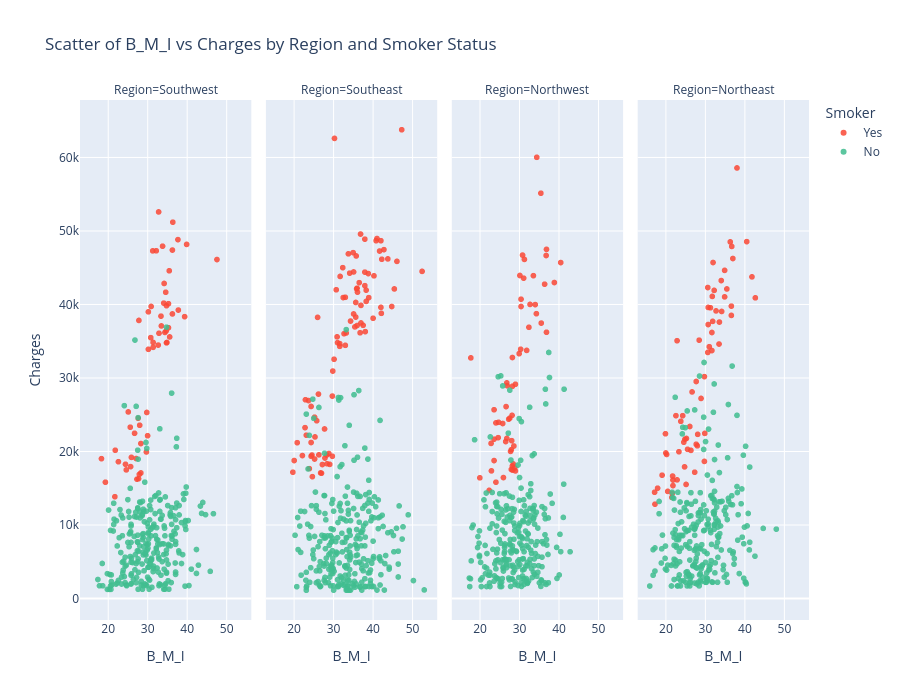

Write notebook code for a chart like this one.
### Markdown cell above
** 2.7 Create a scatter chart for each of the regions to show how the charges are distributed**

### Code cell
fig = px.scatter(
    insurance, x="B_M_I", y="Charges", 
    color="Smoker", facet_col="Region",
    height=700, opacity=0.85,
    color_discrete_map={"Yes": "#FA4835", "No": "#40BD8F"},
    title='Scatter of B_M_I vs Charges by Region and Smoker Status'
)

# Save figure as an image and show
#fig.write_image('../charts/scatter_bmi_charges_by_region.png')
fig.show()

### Figure 1 — Plotly figure (JSON) as saved in the notebook; plotly's stock layout.template omitted (floating-point values rounded to 4 significant figures; data arrays with more than 128 entries replaced by an {"elided": "..."} marker saying what was removed)
{"data": [{"hovertemplate": "Smoker=Yes<br>Region=Southwest<br>B_M_I=%{x}<br>Charges=%{y}<extra></extra>", "legendgroup": "Yes", "marker": {"color": "#FA4835", "opacity": 0.85, "symbol": "circle"}, "mode": "markers", "name": "Yes", "showlegend": true, "type": "scattergl", "x": [27.9, 35.3, 36.3, 35.6, 36.4, 39.9, 28.0, 34.8, 31.3, 19.3, 28.3, 37.7, 34.8, 32.2, 34.2, 27.7, 31.4, 30.8, 33.8, 21.7, 32.9, 22.6, 33.5, 30.0, 25.1, 25.7, 34.4, 28.3, 37.8, 25.6, 34.1, 35.3, 35.5, 27.1, 24.4, 27.6, 47.6, 24.6, 29.7, 30.2, 25.9, 32.7, 30.9, 29.8, 18.3, 31.4, 32.8, 26.7, 33.4, 34.6, 21.8, 27.3, 36.3, 39.4, 34.9, 27.8, 30.2, 34.7], "xaxis": "x", "y": [16880.0, 36840.0, 38710.0, 35590.0, 51190.0, 48170.0, 23570.0, 39840.0, 47290.0, 15820.0, 17080.0, 48820.0, 34780.0, 47310.0, 42860.0, 16300.0, 34840.0, 35490.0, 47930.0, 13840.0, 36090.0, 18610.0, 37080.0, 22140.0, 25380.0, 17940.0, 36200.0, 21080.0, 39240.0, 23310.0, 40180.0, 40100.0, 44590.0, 19040.0, 18260.0, 24520.0, 46110.0, 17500.0, 19930.0, 39000.0, 19200.0, 34470.0, 39730.0, 25310.0, 19020.0, 34170.0, 52590.0, 22480.0, 38420.0, 41660.0, 20170.0, 16230.0, 47400.0, 38340.0, 34830.0, 37830.0, 33900.0, 36400.0], "yaxis": "y"}, {"hovertemplate": "Smoker=Yes<br>Region=Southeast<br>B_M_I=%{x}<br>Charges=%{y}<extra></extra>", "legendgroup": "Yes", "marker": {"color": "#FA4835", "opacity": 0.85, "symbol": "circle"}, "mode": "markers", "name": "Yes", "showlegend": false, "type": "scattergl", "x": [26.29, 42.13, 35.2, 34.43, 31.68, 22.88, 23.98, 24.75, 37.62, 29.92, 35.09, 27.94, 25.3, 24.42, 35.53, 36.85, 36.08, 24.64, 22.22, 34.21, 26.84, 42.35, 19.8, 45.54, 25.41, 35.97, 40.15, 33.88, 35.86, 28.38, 38.06, 23.21, 30.25, 26.07, 42.13, 47.41, 46.2, 36.63, 33.11, 25.3, 22.99, 38.06, 43.89, 31.13, 35.75, 38.06, 39.05, 24.42, 38.39, 29.15, 26.4, 27.83, 38.17, 20.9, 42.24, 31.79, 32.78, 29.81, 32.45, 33.11, 28.93, 38.94, 40.92, 42.9, 30.8, 20.13, 31.02, 36.08, 35.2, 37.07, 52.58, 41.14, 37.07, 31.68, 36.19, 38.39, 25.85, 33.33, 35.75, 32.56, 44.88, 29.81, 28.49, 27.28, 24.42, 41.8, 36.96, 23.76, 27.06, 30.36, 40.37], "xaxis": "x2", "y": [27810.0, 39610.0, 38710.0, 37740.0, 34300.0, 23240.0, 17660.0, 16580.0, 37170.0, 30940.0, 47060.0, 19110.0, 18970.0, 21220.0, 36950.0, 36150.0, 37130.0, 19520.0, 19440.0, 44260.0, 17090.0, 46150.0, 17180.0, 42110.0, 21980.0, 42120.0, 38130.0, 46890.0, 46600.0, 19520.0, 48890.0, 22220.0, 32550.0, 38250.0, 48680.0, 63770.0, 45860.0, 42970.0, 34440.0, 24670.0, 27040.0, 42560.0, 46200.0, 34810.0, 40270.0, 44400.0, 40930.0, 19360.0, 40420.0, 18250.0, 19540.0, 23070.0, 36310.0, 21200.0, 38790.0, 43810.0, 36020.0, 27530.0, 45010.0, 40970.0, 19720.0, 44200.0, 48670.0, 47460.0, 42000.0, 18770.0, 35600.0, 42210.0, 44420.0, 37480.0, 44500.0, 48970.0, 39870.0, 34670.0, 41680.0, 41950.0, 24180.0, 36120.0, 38280.0, 40940.0, 39720.0, 19350.0, 18330.0, 18220.0, 26130.0, 47270.0, 49580.0, 26930.0, 17040.0, 62590.0, 43900.0], "yaxis": "y2"}, {"hovertemplate": "Smoker=Yes<br>Region=Northwest<br>B_M_I=%{x}<br>Charges=%{y}<extra></extra>", "legendgroup": "Yes", "marker": {"color": "#FA4835", "opacity": 0.85, "symbol": "circle"}, "mode": "markers", "name": "Yes", "showlegend": false, "type": "scattergl", "x": [36.95, 22.42, 22.89, 31.16, 28.02, 17.77, 28.69, 30.5, 26.6, 29.07, 33.63, 31.92, 36.95, 34.39, 36.48, 27.36, 28.31, 26.98, 26.7, 28.31, 25.84, 34.1, 40.56, 30.21, 28.31, 23.66, 38.95, 28.31, 32.77, 31.35, 28.88, 28.5, 35.53, 24.13, 26.89, 26.89, 27.84, 24.8, 20.05, 22.99, 28.21, 26.03, 23.66, 30.5, 28.02, 24.7, 30.4, 36.86, 32.49, 24.13, 35.62, 30.02, 34.48, 27.64, 30.88, 28.12, 23.66, 29.07], "xaxis": "x3", "y": [47500.0, 14710.0, 21100.0, 43580.0, 17560.0, 32730.0, 20750.0, 40720.0, 21350.0, 17350.0, 43920.0, 33750.0, 36220.0, 38750.0, 42760.0, 24390.0, 18030.0, 28950.0, 26110.0, 28870.0, 23810.0, 39980.0, 45700.0, 43940.0, 17470.0, 25680.0, 42980.0, 32790.0, 40000.0, 46130.0, 17750.0, 18310.0, 55140.0, 15820.0, 29330.0, 21770.0, 20010.0, 23970.0, 16420.0, 17360.0, 24920.0, 16450.0, 21680.0, 39730.0, 20230.0, 21880.0, 33910.0, 46660.0, 36900.0, 23890.0, 37470.0, 33310.0, 60020.0, 24540.0, 46720.0, 21470.0, 18770.0, 29140.0], "yaxis": "y3"}, {"hovertemplate": "Smoker=Yes<br>Region=Northeast<br>B_M_I=%{x}<br>Charges=%{y}<extra></extra>", "legendgroup": "Yes", "marker": {"color": "#FA4835", "opacity": 0.85, "symbol": "circle"}, "mode": "markers", "name": "Yes", "showlegend": false, "type": "scattergl", "x": [31.92, 36.67, 29.83, 19.95, 31.35, 23.37, 25.18, 41.9, 27.74, 36.67, 27.74, 17.29, 31.82, 24.32, 28.12, 40.56, 36.77, 22.61, 36.38, 32.3, 24.89, 17.95, 30.68, 20.23, 17.2, 32.77, 28.5, 38.09, 21.85, 33.53, 26.41, 32.02, 21.75, 31.73, 34.1, 24.8, 26.12, 28.02, 30.78, 30.78, 35.53, 23.84, 37.05, 28.98, 20.05, 31.73, 22.89, 34.2, 34.96, 22.89, 20.52, 21.57, 30.68, 34.96, 19.09, 42.75, 27.36, 25.27, 25.55, 33.63, 29.83, 31.07, 29.93, 21.66, 24.61, 21.85, 26.7], "xaxis": "x4", "y": [37700.0, 39770.0, 30180.0, 22410.0, 39560.0, 19960.0, 15520.0, 43750.0, 20980.0, 38510.0, 29520.0, 12830.0, 41100.0, 24870.0, 22330.0, 48550.0, 47900.0, 24870.0, 48520.0, 41920.0, 21660.0, 15010.0, 42300.0, 19590.0, 14460.0, 39130.0, 35150.0, 58570.0, 15360.0, 34620.0, 20150.0, 45710.0, 16660.0, 36190.0, 43250.0, 17900.0, 23400.0, 20770.0, 39600.0, 37270.0, 42110.0, 24110.0, 46260.0, 27220.0, 19800.0, 33730.0, 35070.0, 39050.0, 41030.0, 16140.0, 14570.0, 13750.0, 33480.0, 44640.0, 16780.0, 40900.0, 17180.0, 21770.0, 20300.0, 37610.0, 18650.0, 34250.0, 22460.0, 14280.0, 21260.0, 16120.0, 28100.0], "yaxis": "y4"}, {"hovertemplate": "Smoker=No<br>Region=Southwest<br>B_M_I=%{x}<br>Charges=%{y}<extra></extra>", "legendgroup": "No", "marker": {"color": "#40BD8F", "opacity": 0.85, "symbol": "circle"}, "mode": "markers", "name": "No", "showlegend": true, "type": "scattergl", "x": {"elided": "267 float values"}, "xaxis": "x", "y": {"elided": "267 float values"}, "yaxis": "y"}, {"hovertemplate": "Smoker=No<br>Region=Southeast<br>B_M_I=%{x}<br>Charges=%{y}<extra></extra>", "legendgroup": "No", "marker": {"color": "#40BD8F", "opacity": 0.85, "symbol": "circle"}, "mode": "markers", "name": "No", "showlegend": false, "type": "scattergl", "x": {"elided": "273 float values"}, "xaxis": "x2", "y": {"elided": "273 float values"}, "yaxis": "y2"}, {"hovertemplate": "Smoker=No<br>Region=Northwest<br>B_M_I=%{x}<br>Charges=%{y}<extra></extra>", "legendgroup": "No", "marker": {"color": "#40BD8F", "opacity": 0.85, "symbol": "circle"}, "mode": "markers", "name": "No", "showlegend": false, "type": "scattergl", "x": {"elided": "266 float values"}, "xaxis": "x3", "y": {"elided": "266 float values"}, "yaxis": "y3"}, {"hovertemplate": "Smoker=No<br>Region=Northeast<br>B_M_I=%{x}<br>Charges=%{y}<extra></extra>", "legendgroup": "No", "marker": {"color": "#40BD8F", "opacity": 0.85, "symbol": "circle"}, "mode": "markers", "name": "No", "showlegend": false, "type": "scattergl", "x": {"elided": "257 float values"}, "xaxis": "x4", "y": {"elided": "257 float values"}, "yaxis": "y4"}], "layout": {"annotations": [{"font": {}, "showarrow": false, "text": "Region=Southwest", "x": 0.1175, "xanchor": "center", "xref": "paper", "y": 1, "yanchor": "bottom", "yref": "paper"}, {"font": {}, "showarrow": false, "text": "Region=Southeast", "x": 0.3725, "xanchor": "center", "xref": "paper", "y": 1, "yanchor": "bottom", "yref": "paper"}, {"font": {}, "showarrow": false, "text": "Region=Northwest", "x": 0.6275, "xanchor": "center", "xref": "paper", "y": 1, "yanchor": "bottom", "yref": "paper"}, {"font": {}, "showarrow": false, "text": "Region=Northeast", "x": 0.8825, "xanchor": "center", "xref": "paper", "y": 1, "yanchor": "bottom", "yref": "paper"}], "height": 700, "legend": {"title": {"text": "Smoker"}, "tracegroupgap": 0}, "title": {"text": "Scatter of B_M_I vs Charges by Region and Smoker Status"}, "xaxis": {"anchor": "y", "domain": [0, 0.235], "title": {"text": "B_M_I"}}, "xaxis2": {"anchor": "y2", "domain": [0.255, 0.49], "matches": "x", "title": {"text": "B_M_I"}}, "xaxis3": {"anchor": "y3", "domain": [0.51, 0.745], "matches": "x", "title": {"text": "B_M_I"}}, "xaxis4": {"anchor": "y4", "domain": [0.765, 1.0], "matches": "x", "title": {"text": "B_M_I"}}, "yaxis": {"anchor": "x", "domain": [0, 1], "title": {"text": "Charges"}}, "yaxis2": {"anchor": "x2", "domain": [0, 1], "matches": "y", "showticklabels": false}, "yaxis3": {"anchor": "x3", "domain": [0, 1], "matches": "y", "showticklabels": false}, "yaxis4": {"anchor": "x4", "domain": [0, 1], "matches": "y", "showticklabels": false}}}
